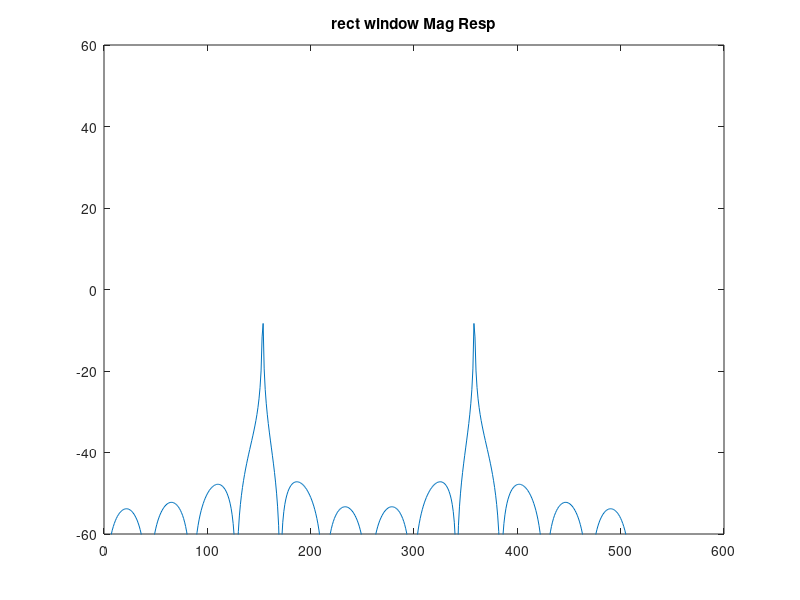
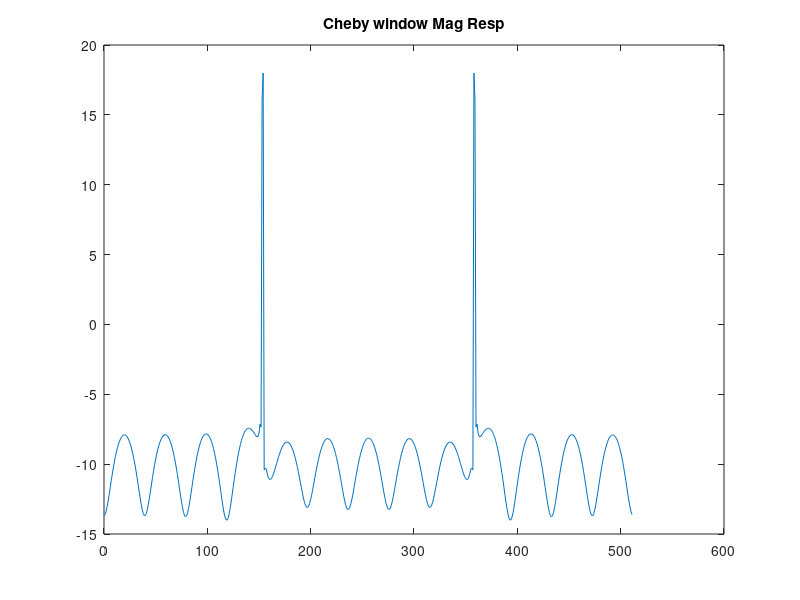
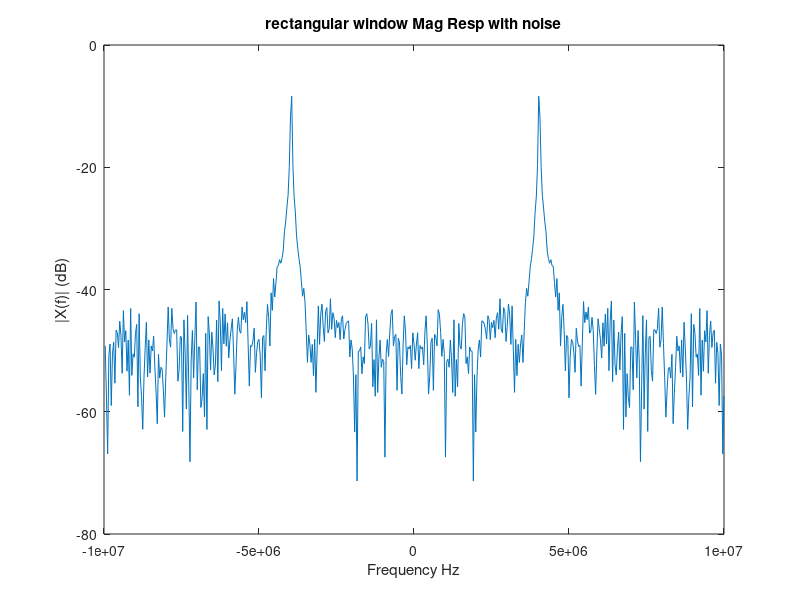
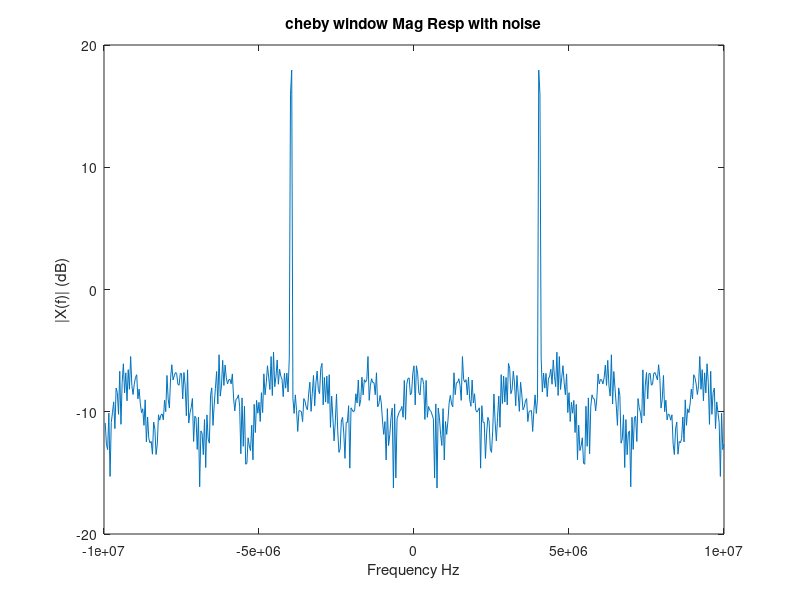

MATLAB code to generate these figures, in order: (Note: this script raises an error after producing the figures.)

% HW 1 
close all

%% generating data with DFT


fs= 20e6;
f = 6e6;
N=512;
n0 = 500; %length of signal
n= 0:n0-1;  %along length of signal
k = 0:N-1;  %taking positive frequencies, freq index, peak value in vector 
w = 2*pi*f/fs;  
x = cos(w*n); 
rect_wind = (1/n0)*rectwin(n0); %scale for energy = 1    %divide by sqrt of sum squared
x_hat1 = rect_wind.' .* x;   %perform windowing
X1 = fft(x_hat1, N);  
cheby = chebwin(n0, 30).';  %window should have length of window
cheb_wind = cheby/norm(cheby);
x_hat2 = cheb_wind .* x;
X2 = fft(x_hat2, N);

Hdb1 = 20*log10(abs(X1));
%finding peak 
peak= max(Hdb1);  
k_max = find(Hdb1>= peak)-1  %indexing starts at 1

figure;
plot(k, Hdb1);
title('rect window Mag Resp');

ylim([-60 60]);  %what the y-axis shows

Hdb2 = 20*log10(abs(X2));
figure;
plot(k, Hdb2);
title('Cheby window Mag Resp');

%to graph freq response
ind = fs / N;
f_new = -fs/2+ind:ind:fs/2;   %to get length 512, from -fs/2 to fs/2

% corrupting with noise means adding
SNR = 20; 
noise = randn(size(x))*std(x)/db2mag(SNR);
r = x + noise;
x_hat1_noise = rect_wind.' .* r;   %perform windowing
X1_noise = fft(x_hat1_noise, N);  
x_hat2_noise = cheb_wind .* r;
X2_noise = fft(x_hat2_noise, N);

Hdb1_new = 20*log10(abs(X1_noise)); 
Hdb2_new = 20*log10(abs(X2_noise)); 

figure;
plot(f_new,Hdb1_new);
title('rectangular window Mag Resp with noise');
xlabel("Frequency Hz");
ylabel("|X(f)| (dB)");

figure;
plot(f_new,Hdb2_new);
title('cheby window Mag Resp with noise');
xlabel("Frequency Hz");
ylabel("|X(f)| (dB)");

%superimposed graph
k0 = k_max(1);
Hdb1_newer = 20*log10(abs(X1_noise((k0-10):(k0+10)))); 
Hdb2_newer = 20*log10(abs(X2_noise((k0-10):(k0+10)))); 
f_analog_lower = (k0-10)*fs/N;
f_analog_upper = (k0+10)*fs/N;
f_newer = f_analog_lower:ind:f_analog_upper;
figure;
plot(f_newer,Hdb1_newer);
hold on;
plot(f_newer,Hdb2_newer);
hold off;
title('Windows Mag Resp with noise k0+-10');
xlabel("Frequency Hz");
ylabel("|X(f)| (dB)");

fs= 44.1e3;
delta_f = 2; %bin spacing in Hz
M = 100; %number of blocks
N = fs/delta_f; %number of samples length
N_dft = 2^ceil(log2(N)); %dft length rounded up  

tempo = 100;
duration = 1/(tempo/60);  %to get number of seconds per beat (note)
num_samplesperbeat = duration / (1/fs);   %number of samples in a quarter note
total_samples = 0.5*N*M;  %total amount of samples if 100 blocks
%N+(M-1)L, where N is the number of bins for DFT, M is number of blocks, L=
%N/2 overlap 
num_notes =  ceil(total_samples/ num_samplesperbeat)

signal = create_signal(num_notes, N);
noverlap = N_dft/2; %to get 50% overlap
[pxx, freq] = pwelch(signal, N, noverlap, N_dft, fs);   %the second input is window 
% vector of length of the signal
Hdb_pxx = 10*log10(abs(pxx));

figure;
subplot(2,1,1);
plot(freq, Hdb_pxx);
title('periodogram hamming window');
xlabel("Frequency Hz");
ylabel("PSD dB");
subplot(2,1,2);
plot(freq, Hdb_pxx);
xlim([300 600]);   %zoomed in
title('periodogram hamming window; zoomed in');
xlabel("Frequency Hz");
ylabel("PSD dB");

figure;
spectrogram(signal, N, noverlap, N_dft, fs);

figure;
spectrogram(signal, N, noverlap, N_dft, fs);
xlim([.3 .6])

function signal = create_signal(num_notes, index)
    tones = [392 440 587.33];
    fs= 44.1e3;
    n = 0:index-1;
    signal = zeros(1, num_notes); %allocate
    for i = 1:num_notes
        rand_freq = randsample(tones, 2); %randomly choose 2 tones
        sig_1 = cos((2*pi*rand_freq(1)/fs)*n);
        sig_2 = cos((2*pi*rand_freq(2)/fs)*n);
        quarter_note = sig_1 + sig_2;
        signal = [signal ,quarter_note];
    end
end



